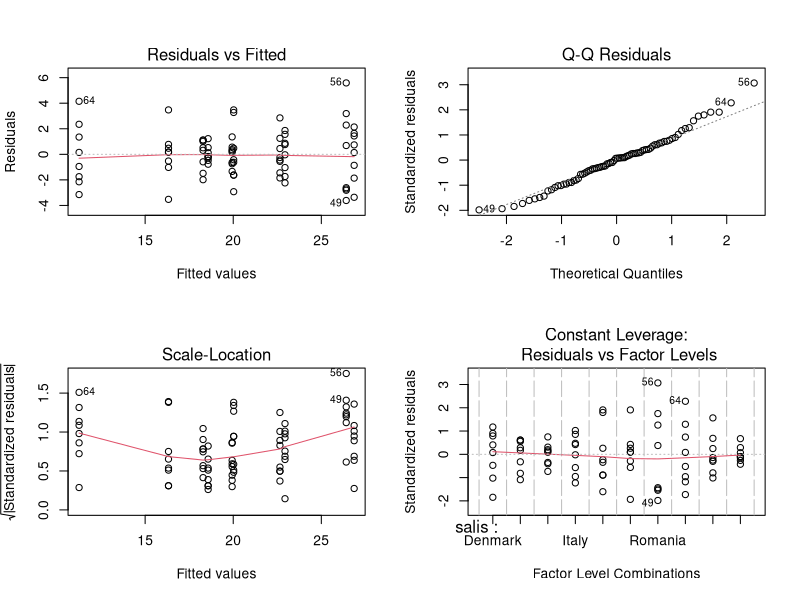
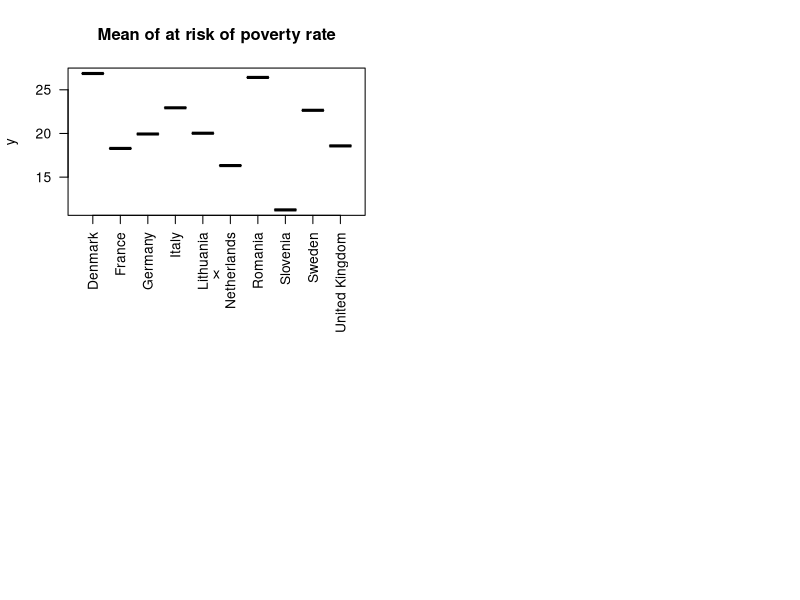

Write the R code that produced these figures, in order.
## ---- chunk 1
data2 = read.csv(file="poverty.csv", header=T)
## ---- chunk 2
poverty =as.vector(t(data2[,-1]))
salis = as.character(rep((data2[,1]),each=8))
dat2 = data.frame(poverty, salis)
fit2 = aov(poverty~salis, dat2)
par(mfrow=c(2,2))
plot(fit2)
summary(fit2)
## ---- chunk 3
summary(poverty)
## ---- chunk 4
mean(poverty)
## ---- chunk 5
median(poverty)
## ---- chunk 6
library(modeest)
mlv(poverty, method = "mfv")
## ---- chunk 7
sd(poverty)
## ---- chunk 8
y=rowMeans(data2[,-1])
x=factor(data2[,1])
plot(x, y, type="h", main="Mean of at risk of poverty rate", las=2)
